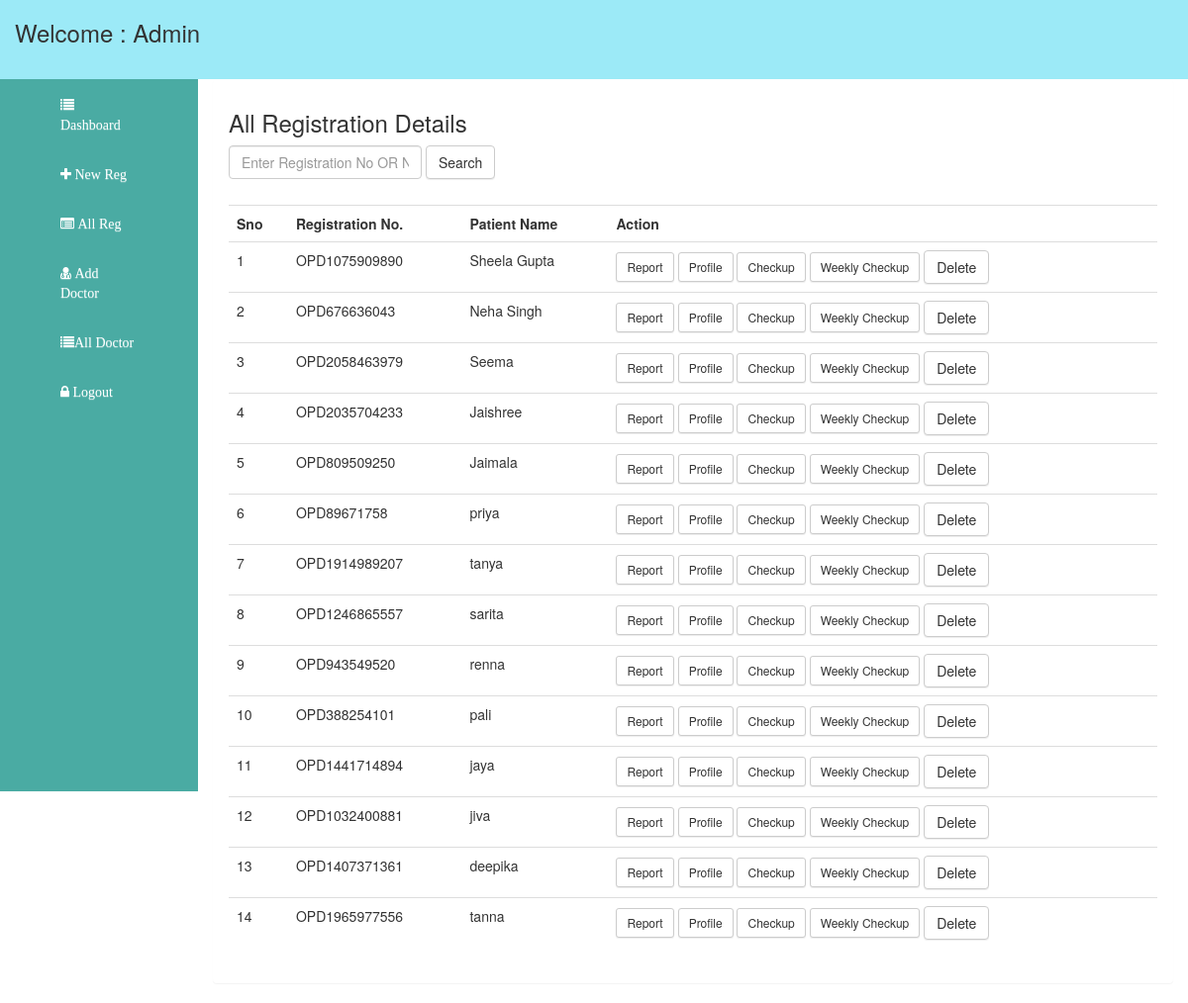
The page /hospital/all_reg.php (signed in) on the database its author committed.
### tables this page shows
CREATE TABLE IF NOT EXISTS `new_profile` (
  `regid` int(11) NOT NULL AUTO_INCREMENT,
  `name` varchar(100) NOT NULL,
  `email` varchar(100) NOT NULL,
  `contact` varchar(100) NOT NULL,
  `mother` varchar(100) NOT NULL,
  `father` varchar(100) NOT NULL,
  `age` varchar(100) NOT NULL,
  `problem` text NOT NULL,
  `did` int(11) NOT NULL,
  `room_no` varchar(100) NOT NULL,
  `tokenid` varchar(100) NOT NULL,
  `dob` varchar(100) NOT NULL,
  `reg_date` timestamp NOT NULL,
  `password` varchar(100) NOT NULL,
  `status` varchar(100) NOT NULL DEFAULT 'pending',
  PRIMARY KEY (`regid`),
  UNIQUE KEY `email` (`email`),
  UNIQUE KEY `contact` (`contact`),
  UNIQUE KEY `tokenid` (`tokenid`)
);

### hospital/all_reg.php (the view)
<?php include('header.php'); ?>
       	<?php include('sidebar.php'); ?>
       	<div class="col-md-10" id="righ_section">
       		<div class="panel">
       			<div class="panel-heading">
       				<h3>All Registration Details</h3>
       				<form action="" method="post" class="form-inline">
       					<div class="form-group">
       						<input type="text" name="nm" id="" class="form-control" placeholder="Enter Registration No OR Name">
       					</div>
       					<div class="form-group">
       						<input type="submit" value="Search" name="search" class="btn btn-default">
       					</div>
       				</form>
       			</div>
       			<div class="panel-body">
       				<table class="table">
       					<tr>
       						<th>Sno</th>
       						<th>Registration No.</th>
       						<th>Patient Name</th>
       						<th>Action</th>
       					</tr>
       					<?php
					  if(isset($_POST['search']))
					  {
						   $name = $_POST['nm'];
						   $q ="select * from new_profile where tokenid='$name' or name LIKE '%$name%'";
						   $ex = mysqli_query($con,$q);
					       $j=1;
						   while($rs = mysqli_fetch_array($ex))
						   {
                      ?>
                      <tr>
       						<td><?= $j; ?></td>
       						<td><?php echo $rs['tokenid']; ?></td>
       						<td><?php echo $rs['name']; ?></td>
       						<td>
      						    <a href="report.php?tokenid=<?php echo $rs['tokenid']; ?>" class="btn btn-default btn-sm">Report</a>
       						    <a href="update_profile.php?token=<?php echo $rs['tokenid']; ?>" class="btn btn-default btn-sm">Profile</a>
       						    <a href="checkup.php?token=<?php echo $rs['tokenid']; ?>" class="btn btn-default btn-sm">Checkup</a>
       						     <a href="week_checkup.php?token=<?php echo $rs['tokenid']; ?>" class="btn btn-default btn-sm">Weekly Checkup</a>
       						</td>
       					</tr>
                      <?php
							   $j++;
						   }
					  }
						else
						{
					?>
       					<?php
						 $qry ="select * from new_profile";
						 $ex = mysqli_query($con,$qry);
						$i=1;
						while($rs = mysqli_fetch_array($ex))
						 {
						?>
						<tr>
       						<td><?= $i; ?></td>
       						<td><?php echo $rs['tokenid']; ?></td>
       						<td><?php echo $rs['name']; ?></td>
       						<td>
      						    <a href="report.php?tokenid=<?php echo $rs['tokenid']; ?>" class="btn btn-default btn-sm">Report</a>
       						    <a href="update_profile.php?token=<?php echo $rs['tokenid']; ?>" class="btn btn-default btn-sm">Profile</a>
       						    <a href="checkup.php?token=<?php echo $rs['tokenid']; ?>" class="btn btn-default btn-sm">Checkup</a>
       						    <a href="week_checkup.php?token=<?php echo $rs['tokenid']; ?>" class="btn btn-default btn-sm">Weekly Checkup</a>
                                              <a href="delete.php?tokenid=<?php echo $rs['tokenid']; ?>" class="btn btn-default" onclick="return check();">Delete</a>
       						</td>
       					</tr>
						<?php
							$i++;
						 }
						?>
       				 <?php
						}
					 ?>
       				</table>
       			</div>
       		</div>
       	</div>
<?php include('footer.php'); ?>

### rows shown on the page
new_profile: tokenid "OPD1075909890", name "Sheela Gupta"
new_profile: tokenid "OPD676636043", name "Neha Singh"
new_profile: tokenid "OPD2058463979", name "Seema"
new_profile: tokenid "OPD2035704233", name "Jaishree"
new_profile: tokenid "OPD809509250", name "Jaimala"
new_profile: tokenid "OPD89671758", name "priya"
new_profile: tokenid "OPD1914989207", name "tanya"
new_profile: tokenid "OPD1246865557", name "sarita"
new_profile: tokenid "OPD943549520", name "renna"
new_profile: tokenid "OPD388254101", name "pali"
new_profile: tokenid "OPD1441714894", name "jaya"
new_profile: tokenid "OPD1032400881", name "jiva"
new_profile: tokenid "OPD1407371361", name "deepika"
new_profile: tokenid "OPD1965977556", name "tanna"
